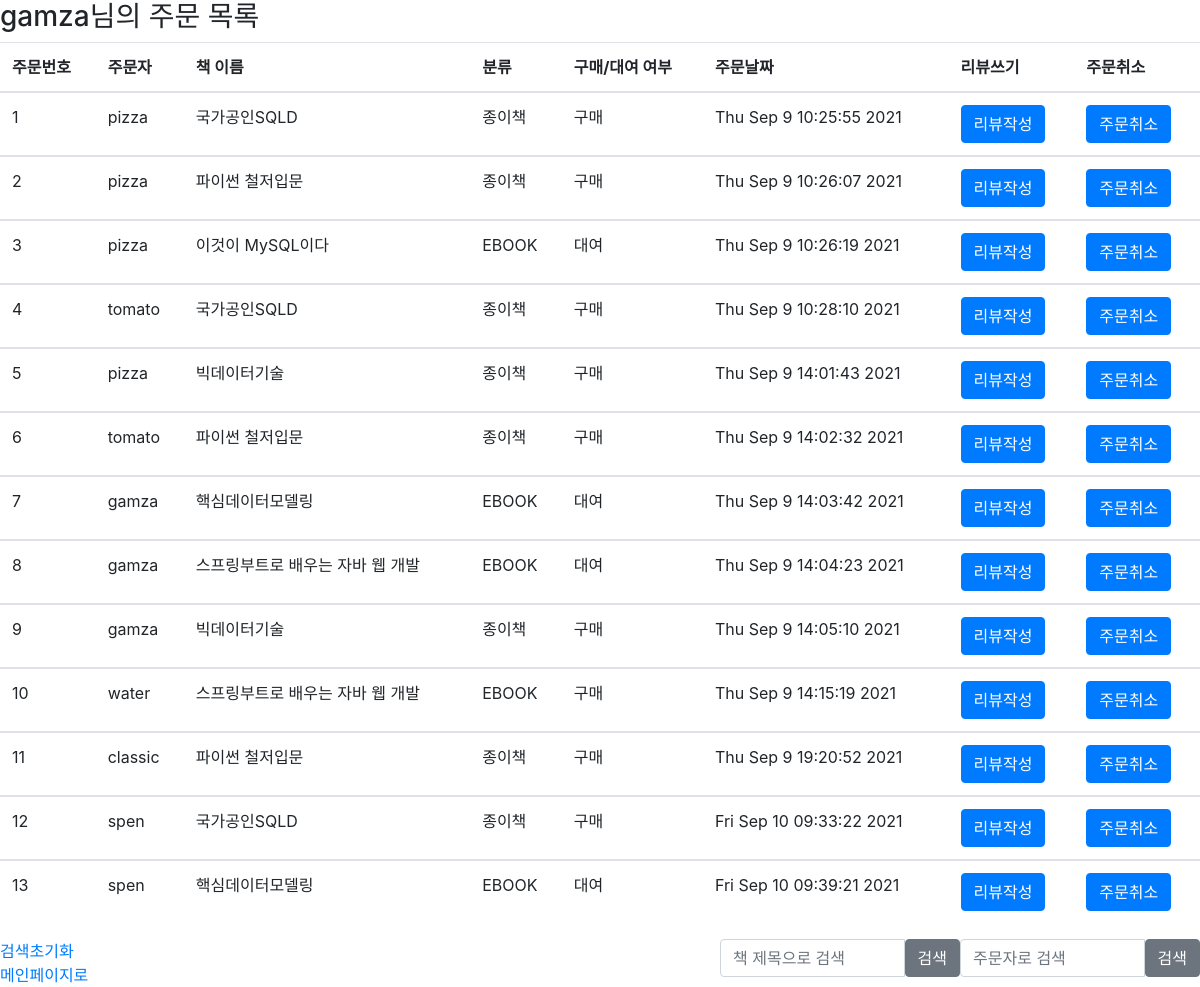
Screenshot of /order/list (signed in) with the database file from the repository.
### models/mem_model.py (models this page shows)
class Order(db.Model):
    order_no = db.Column(db.Integer, primary_key=True)
    orderer = db.Column(db.String(20), db.ForeignKey('member.id', ondelete='CASCADE'))
    book_title = db.Column(db.String(20), nullable=False)
    book_type = db.Column(db.String(20), nullable=False)
    buy_rental = db.Column(db.String(20), nullable=False)
    date = db.Column(db.DateTime(), nullable=False)
    expire = db.Column(db.DateTime())
    member = db.relationship('Member', backref=db.backref('order_set'))

### routes/ord_route.py (the view)
@bp.route('/list')
def list():
    olist = service.getAll()
    return render_template('order/list.html', olist = olist)

### models/mem_model.py (called while the page is built)
    def getAll(self):
        return Order.query.order_by(Order.order_no.asc())

### templates/order/list.html (shortened to what this page needs)
<!DOCTYPE html>
<html lang="en">
<head>
    <link href="{{ url_for('static', filename='bootstrap.min.css') }}" rel="stylesheet">
</head>
<body>
<h3>{{session.login_id}}님의 주문 목록</h3>
<table class="table" id="list-table">
    <thead>
        <tr>
            <th scope="col">주문번호</th>
            <th scope="col">주문자</th>
            <th scope="col">책 이름</th>
            <th scope="col">분류</th>
            <th scope="col">구매/대여 여부</th>
            <th scope="col">주문날짜</th>
            <th scope="col">리뷰쓰기</th>
            <th scope="col">주문취소</th>
        </tr>
    </thead>
    {% for o in olist %}
    <tbody>
        <tr>
            <td>{{o.order_no}}</td>
            <td>{{o.orderer}}</td>
            <td>{{o.book_title}}</td>
            <td>{{o.book_type}}</td>
            <td>{{o.buy_rental}}</td>
            <td>{{o.date.strftime("%c")}}</td>
            <td><input type="button" value="리뷰작성" class="btn-primary btn"></td>
            <td><input type="button" value="주문취소" class="btn-primary btn"></td>
        </tr>
    {% endfor %}
    </tbody>
</table>
<form name="f">
    <div class="input-group">
        <input type="text" class="form-control" name="orderer" placeholder="주문자로 검색" >
        <span class="input-group-btn">
            <button class="btn btn-secondary" type="button" onclick="a()">검색</button>
        </span>
    </div>
    <div class="input-group">
        <input type="text" class="form-control" name="book_title" placeholder="책 제목으로 검색">
        <span class="input-group-btn">
            <button class="btn btn-secondary" type="button" onclick="b()">검색</button>
        </span>
    </div>
</form>
<a href="/order/myOrder">검색초기화</a><br>
<a href="/">메인페이지로</a>
</body>
</html>

### templates/order/list.html (style rules this page uses)
div.input-group { width: 20%; float: right; }

### rows the page displays
Order: order_no "1", orderer "pizza", book_title "국가공인SQLD", book_type "종이책", buy_rental "구매", date "Thu Sep 9 10:25:55 2021"
Order: order_no "2", orderer "pizza", book_title "파이썬 철저입문", book_type "종이책", buy_rental "구매", date "Thu Sep 9 10:26:07 2021"
Order: order_no "3", orderer "pizza", book_title "이것이 MySQL이다", book_type "EBOOK", buy_rental "대여", date "Thu Sep 9 10:26:19 2021"
Order: order_no "4", orderer "tomato", book_title "국가공인SQLD", book_type "종이책", buy_rental "구매", date "Thu Sep 9 10:28:10 2021"
Order: order_no "5", orderer "pizza", book_title "빅데이터기술", book_type "종이책", buy_rental "구매", date "Thu Sep 9 14:01:43 2021"
Order: order_no "6", orderer "tomato", book_title "파이썬 철저입문", book_type "종이책", buy_rental "구매", date "Thu Sep 9 14:02:32 2021"
Order: order_no "7", orderer "gamza", book_title "핵심데이터모델링", book_type "EBOOK", buy_rental "대여", date "Thu Sep 9 14:03:42 2021"
Order: order_no "8", orderer "gamza", book_title "스프링부트로 배우는 자바 웹 개발", book_type "EBOOK", buy_rental "대여", date "Thu Sep 9 14:04:23 2021"
Order: order_no "9", orderer "gamza", book_title "빅데이터기술", book_type "종이책", buy_rental "구매", date "Thu Sep 9 14:05:10 2021"
Order: order_no "10", orderer "water", book_title "스프링부트로 배우는 자바 웹 개발", book_type "EBOOK", buy_rental "구매", date "Thu Sep 9 14:15:19 2021"
Order: order_no "11", orderer "classic", book_title "파이썬 철저입문", book_type "종이책", buy_rental "구매", date "Thu Sep 9 19:20:52 2021"
Order: order_no "12", orderer "spen", book_title "국가공인SQLD", book_type "종이책", buy_rental "구매", date "Fri Sep 10 09:33:22 2021"
Order: order_no "13", orderer "spen", book_title "핵심데이터모델링", book_type "EBOOK", buy_rental "대여", date "Fri Sep 10 09:39:21 2021"

### other values shown
{{ session.login_id }} "gamza"
